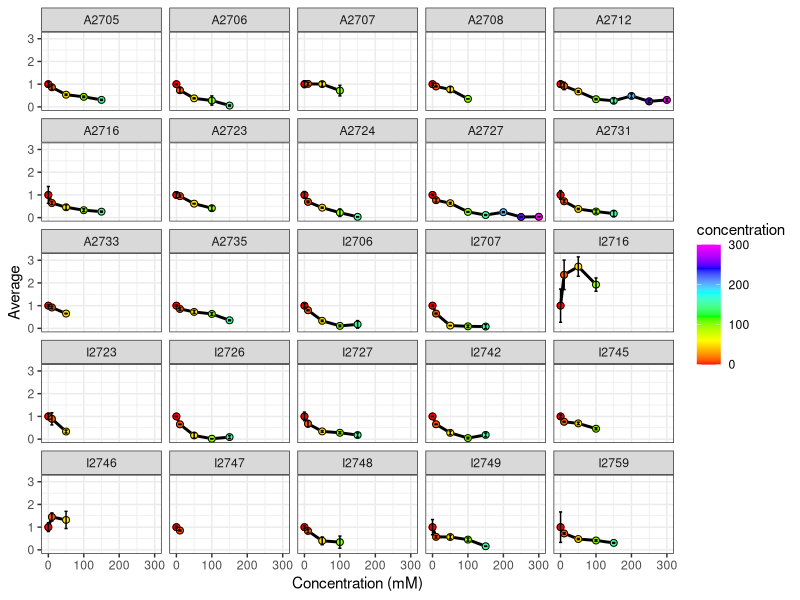
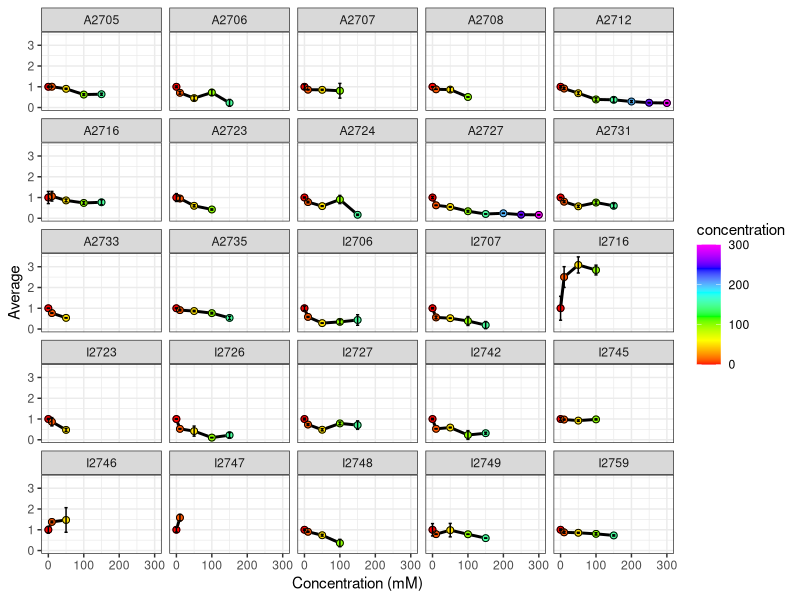
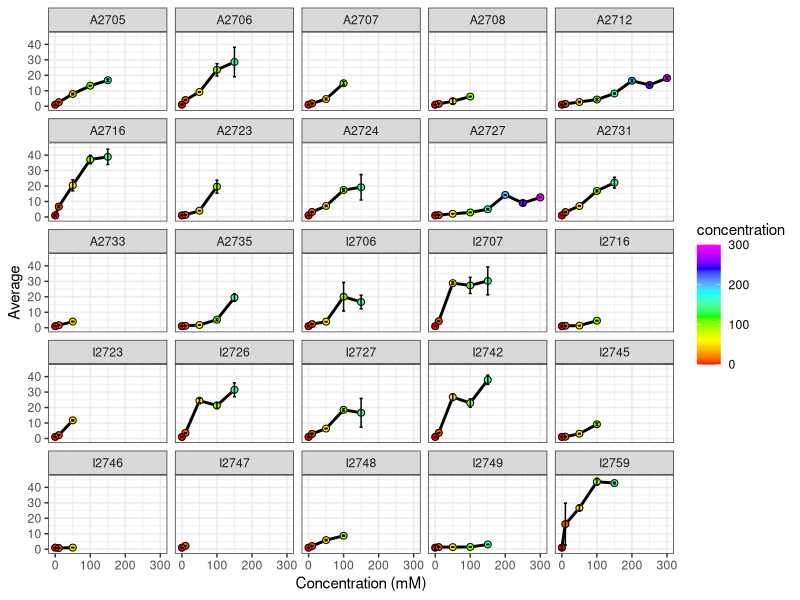
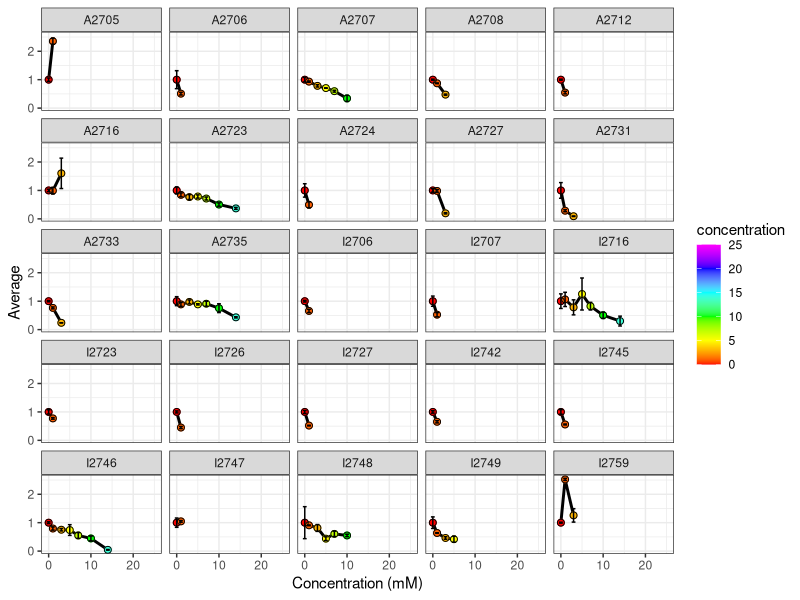
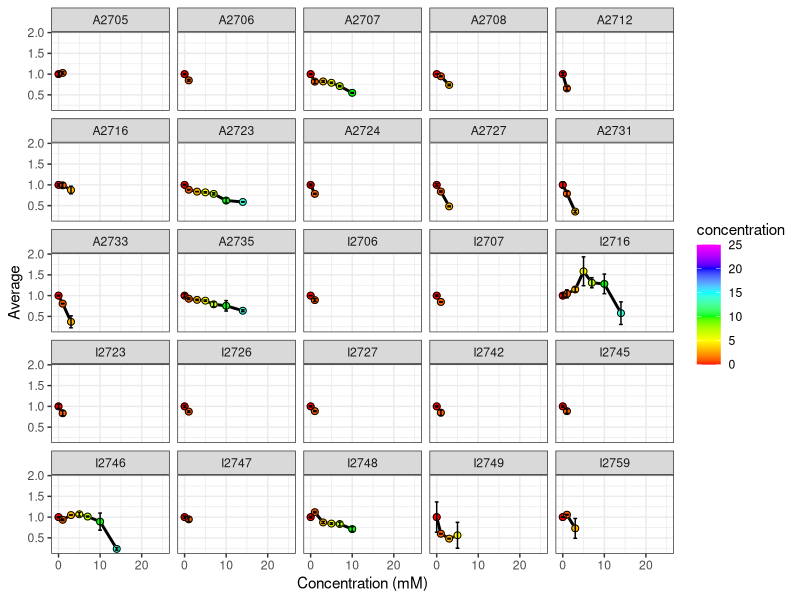
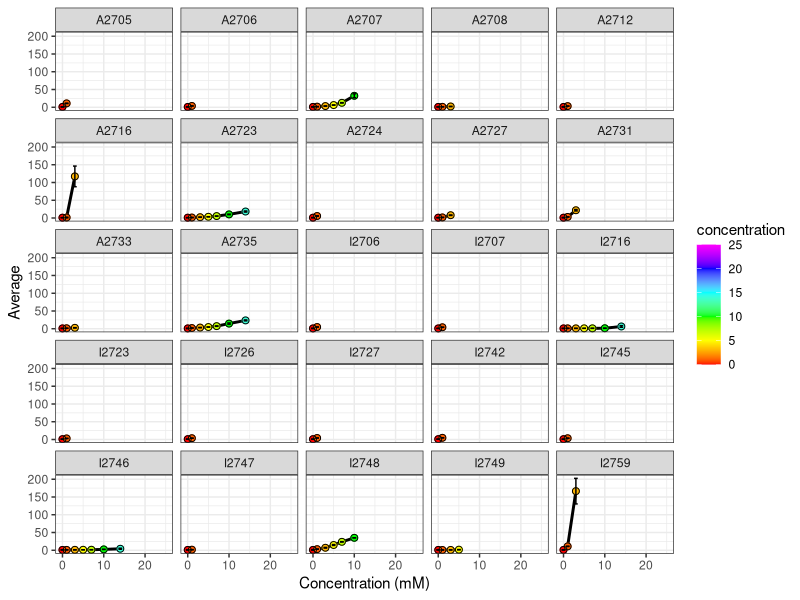

Source code (R) for these figures, in order:
library(ggplot2)
library(dplyr)
library(reshape2)
library(stats)

#read in data by calling on files with "results" 
#in the name, and combine all data from separate experiments
data=data.frame(do.call(rbind, lapply(list.files(pattern="*results"), read.csv)))

#remove unnecessary first column and rename a data file. 
#we will need this structure for EC50 later
data=data[-1]
orig.data=data

#fix problem spline with models. (I did this manually by saving
#the data as a .csv and adding a column "quality" that describes
#whether or not I need to use the model)
write.csv(orig.data, "20160610_data.csv")
data=read.csv("20160610_data_model.csv")
data$mu.spline <- with( data, ifelse( Quality == 0, mu.model, mu.spline ))
data$A.spline <- with( data, ifelse( Quality == 0, A.model, A.spline ))
data$lambda.spline <- with( data, ifelse( Quality == 0, lambda.model, lambda.spline ))
data$integral.spline <- with( data, ifelse( Quality == 0, integral.model, integral.spline ))

#remove all model data since we are using spline
data=data[,-grep("model", names(data))]
data=data[,-grep(".bt", names(data))]
data=data[,-grep("log.", names(data))]
data=data[,-grep("nboot", names(data))]
data=data[,-grep("Quality", names(data))]

#add binary column to describe yes/no growth
data$growth=as.integer(data$reliability=="TRUE")

#remove unnecessary first column
data=data[,-1]

#Average data for each variable before melting
stats=data %>%
  group_by(TestId, AddId, concentration) %>%
  summarise(mu=mean(mu.spline),
            A=mean(A.spline), 
            lambda=mean(lambda.spline), 
            integral=mean(integral.spline),
            growth=mean(growth))

#Call samples with 1/3 growing no growth
stats$growth[stats$growth<0.4]=0

#Flag samples with 2/3 growth so we can remove poor replicate
stats$flag[which(stats$growth==0 | stats$growth==1)] =0
stats$flag[is.na(stats$flag)]=1

#remove unnecessary columns from stats
stats=stats[,-c(4:8)]

#combine flagged sites with original data
data=inner_join(data, stats, by=c("TestId", "AddId", "concentration"), copy=TRUE)

#remove rows that are called false AND are flagged
data=data[-which(data$reliability=="FALSE" & data$flag==1),]

#remove flag and reliability columns as they are no longer necessary 
data=data[,!colnames(data) %in% grep("reliability",colnames(data), value=TRUE)]
data=data[,!colnames(data) %in% grep("flag",colnames(data), value=TRUE)]

#remove negative control data
data=data[!(data$TestId=="NEG"),]

#adjust all negative lambda values to 1000 (just below lowest positive lambda)
#this only affect acinetobacter (A2705, A2716, I2759)
data$lambda.spline[data$lambda.spline<0]=1000

##normalize data to growth without arsenic
#extract data without arsenic
normalization=subset(data, concentration %in% 0)

#remove concentration information (all 0)
normalization=normalization[,-3]

#average data
normalization=normalization %>%
  group_by(TestId, AddId) %>%
  summarise(mu.spline=mean(mu.spline),
           A.spline=mean(A.spline),
           lambda.spline=mean(lambda.spline))

#join normalization data with full dataset
data=inner_join(data, normalization, by = c("TestId", "AddId"))

#normalize data to growth without arsenic
data$mu=data$mu.spline.x/data$mu.spline.y
data$A=data$A.spline.x/data$A.spline.y
data$lambda=data$lambda.spline.x/data$lambda.spline.y

#remove columns with spline (no longer needed)
data=data[,!colnames(data) %in% grep("spline",colnames(data), value=TRUE)]

##calculate means and stdev for all samples
data=data %>%
  group_by(TestId, AddId, concentration) %>%
  summarise(mu.sd=sd(mu),
            A.sd=sd(A),
            lambda.sd=sd(lambda),
            mu=mean(mu), 
            A=mean(A), 
            lambda=mean(lambda), 
            growth=mean(growth))

#Call samples with 1/3 growing no growth
data$growth[data$growth<0.4]=0

#Call parameters NA for no growth
data$A[data$growth==0]=NA
data$mu[data$growth==0]=NA
data$lambda[data$growth==0]=NA

#melt data for plotting
data.long=melt(data, id=c("TestId", "AddId", "concentration"), measure=c("mu", "A", "lambda"))

#split arsenate and arsenite
as5=data[-which(data$AddId=="III"),]
as3=data[-which(data$AddId=="V"),] 

#plot data
setEPS()
postscript("arsenate.grofit.mu.eps")
ggplot(data=as5, aes(x=concentration, y=mu, color=concentration)) +
  geom_line(size=1, color="black") +
  geom_point(aes(color=concentration), size=2) +
  geom_point(shape=1, size=2, color="black") +
  geom_errorbar(aes(ymax=as5$mu+as5$mu.sd, ymin=as5$mu-as5$mu.sd), color="black") +
  facet_wrap(~TestId) +
  labs(x="Concentration (mM)", y="Average") + 
  scale_color_gradientn(colors=rainbow(6)) +
  theme_bw()
dev.off()

setEPS()
postscript("arsenate.grofit.A.eps")
ggplot(data=as5, aes(x=concentration, y=A, color=concentration)) +
  geom_line(size=1, color="black") +
  geom_point(aes(color=concentration), size=2) +
  geom_point(shape=1, size=2, color="black") +
  geom_errorbar(aes(ymax=as5$A+as5$A.sd, ymin=as5$A-as5$A.sd), color="black") +
  facet_wrap(~TestId) +
  labs(x="Concentration (mM)", y="Average") + 
  scale_color_gradientn(colors=rainbow(6)) +
  theme_bw()
dev.off()

setEPS()
postscript("arsenate.grofit.lambda.eps")
ggplot(data=as5, aes(x=concentration, y=lambda, color=concentration)) +
  geom_line(size=1, color="black") +
  geom_point(aes(color=concentration), size=2) +
  geom_point(shape=1, size=2, color="black") +
  geom_errorbar(aes(ymax=as5$lambda+as5$lambda.sd, ymin=as5$lambda-as5$lambda.sd), color="black") +
  facet_wrap(~TestId) +
  labs(x="Concentration (mM)", y="Average") + 
  scale_color_gradientn(colors=rainbow(6)) +
  theme_bw()
dev.off()

setEPS()
postscript("arsenite.grofit.mu.eps")
ggplot(data=as3, aes(x=concentration, y=mu, color=concentration)) +
  geom_line(size=1, color="black") +
  geom_point(aes(color=concentration), size=2) +
  geom_point(shape=1, size=2, color="black") +
  geom_errorbar(aes(ymax=as3$mu+as3$mu.sd, ymin=as3$mu-as3$mu.sd), color="black") +
  facet_wrap(~TestId) +
  labs(x="Concentration (mM)", y="Average") + 
  scale_color_gradientn(colors=rainbow(6)) +
  theme_bw()
dev.off()

setEPS()
postscript("arsenite.grofit.A.eps")
ggplot(data=as3, aes(x=concentration, y=A, color=concentration)) +
  geom_line(size=1, color="black") +
  geom_point(aes(color=concentration), size=2) +
  geom_point(shape=1, size=2, color="black") +
  geom_errorbar(aes(ymax=as3$A+as3$A.sd, ymin=as3$A-as3$A.sd), color="black") +
  facet_wrap(~TestId) +
  labs(x="Concentration (mM)", y="Average") + 
  scale_color_gradientn(colors=rainbow(6)) +
  theme_bw()
dev.off()

setEPS()
postscript("arsenite.grofit.lambda.eps")
ggplot(data=as3, aes(x=concentration, y=lambda, color=concentration)) +
  geom_line(size=1, color="black") +
  geom_point(aes(color=concentration), size=2) +
  geom_point(shape=1, size=2, color="black") +
  geom_errorbar(aes(ymax=as3$lambda+as3$lambda.sd, ymin=as3$lambda-as3$lambda.sd), color="black") +
  facet_wrap(~TestId) +
  labs(x="Concentration (mM)", y="Average") + 
  scale_color_gradientn(colors=rainbow(6)) +
  theme_bw()
dev.off()
